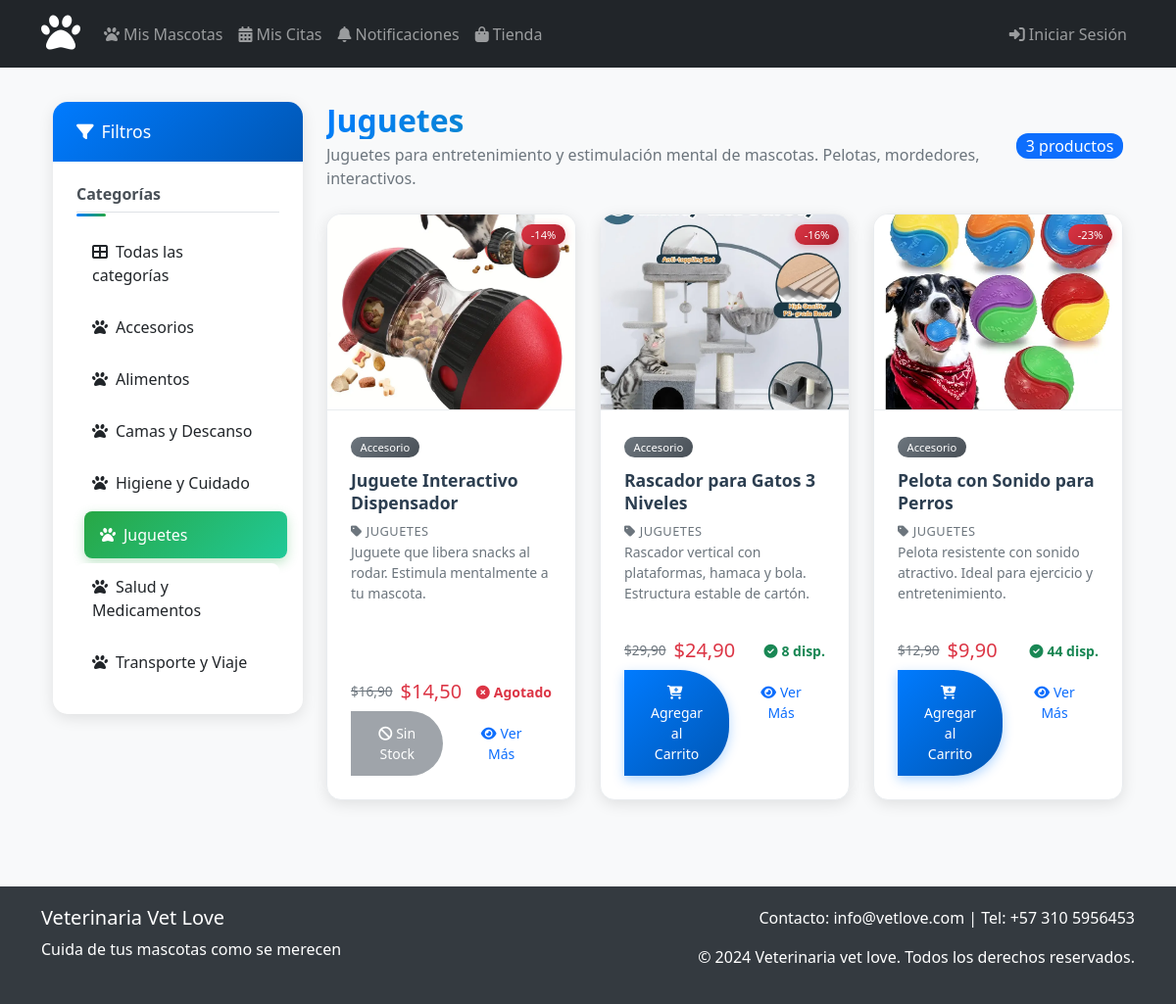
The page /tienda/categoria/2/ on the database its author committed.
### tienda/models.py (models this page shows, shortened)
class Categoria(models.Model):
    nombre = models.CharField(max_length=100)
    descripcion = models.TextField(blank=True)
    imagen = models.ImageField(upload_to='categorias/', blank=True, null=True)
    activo = models.BooleanField(default=True)
    fecha_creacion = models.DateTimeField(auto_now_add=True)
    class Meta:
        verbose_name = 'Categoría'
        verbose_name_plural = 'Categorías'
        ordering = ['nombre']

class Producto(models.Model):
    TIPO_PRODUCTO = [
        ('alimento', 'Alimento'),
        ('medicamento', 'Medicamento'),
        ('accesorio', 'Accesorio'),
        ('higiene', 'Productos de Higiene'),
        ('juguete', 'Juguetes'),
    ]
    TIPO_MASCOTA = [
        ('perro', 'Perro'),
        ('gato', 'Gato'),
        ('ave', 'Ave'),
        ('roedor', 'Roedor'),
        ('reptil', 'Reptil'),
        ('todos', 'Todos los tipos'),
    ]
    nombre = models.CharField(max_length=200)
    descripcion = models.TextField()
    precio = models.DecimalField(max_digits=10, decimal_places=2, validators=[MinValueValidator(Decimal('0.01'))])
    precio_descuento = models.DecimalField(max_digits=10, decimal_places=2, blank=True, null=True, validators=[MinValueValidator(Decimal('0.01'))])
    categoria = models.ForeignKey(Categoria, on_delete=models.CASCADE, related_name='productos')
    tipo = models.CharField(max_length=20, choices=TIPO_PRODUCTO, default='accesorio')
    tipo_mascota = models.CharField(max_length=20, choices=TIPO_MASCOTA, default='todos', verbose_name="Tipo de mascota")
    imagen = models.ImageField(upload_to='productos/', blank=True, null=True)
    stock = models.PositiveIntegerField(default=0)
    stock_minimo = models.PositiveIntegerField(default=5)
    activo = models.BooleanField(default=True)
    destacado = models.BooleanField(default=False)
    fecha_creacion = models.DateTimeField(auto_now_add=True)
    fecha_actualizacion = models.DateTimeField(auto_now=True)
    class Meta:
        verbose_name = 'Producto'
        verbose_name_plural = 'Productos'
        ordering = ['-fecha_creacion']
    @property
    def en_oferta(self):
        return self.precio_descuento is not None and self.precio_descuento < self.precio
    @property
    def precio_final(self):
        return self.precio_descuento if self.en_oferta else self.precio
    @property
    def porcentaje_descuento(self):
        if self.en_oferta:
            return int(((self.precio - self.precio_descuento) / self.precio) * 100)
        return 0
    @property
    def stock_bajo(self):
        return self.stock <= self.stock_minimo

### tienda/views.py (the view)
# urls.py: path('categoria/<int:categoria_id>/', views.productos_por_categoria, name='productos_por_categoria'),
def productos_por_categoria(request, categoria_id):
    categoria = get_object_or_404(Categoria, id=categoria_id, activo=True)
    productos = Producto.objects.filter(categoria=categoria, activo=True)
    context = {
        'productos': productos,
        'categoria': categoria,
        'categorias': Categoria.objects.filter(activo=True),
    }
    return render(request, 'tienda/productos_por_categoria.html', context)

### tienda/templates/tienda/productos_por_categoria.html (shortened to what this page needs)
{% extends 'base.html' %}
{% load static %}
{% block extra_css %}
<link rel="stylesheet" href="{% static 'tienda/css/lista_productos.css' %}">
{% endblock %}
{% block content %}
<div class="container-fluid py-4">
    <div class="row">
        <div class="col-md-3">
            <div class="card mb-4">
                <div class="card-header bg-primary text-white">
                    <h5 class="mb-0"><i class="fas fa-filter me-2"></i>Filtros</h5>
                </div>
                <div class="card-body">
                    <h6 class="border-bottom pb-2">Categorías</h6>
                    <div class="list-group list-group-flush">
                        <a href="{% url 'tienda:lista_productos' %}"
                           class="list-group-item list-group-item-action">
                            <i class="fas fa-th-large me-2"></i>Todas las categorías
                        </a>
                        {% for cat in categorias %}
                        <a href="{% url 'tienda:productos_por_categoria' cat.id %}"
                           class="list-group-item list-group-item-action {% if cat.id == categoria.id %}categoria-activa{% endif %}">
                            <i class="fas fa-paw me-2"></i>{{ cat.nombre }}
                        </a>
                        {% endfor %}
                    </div>
                </div>
            </div>
        </div>
        <div class="col-md-9">
            <div class="d-flex justify-content-between align-items-center mb-4">
                <div>
                    <h1 class="h2 mb-1">{{ categoria.nombre }}</h1>
                    <p class="text-muted mb-0">{{ categoria.descripcion|default:"Productos de calidad para tu mascota" }}</p>
                </div>
                <span class="badge bg-primary fs-6">{{ productos.count }} productos</span>
            </div>
            {% if productos %}
            <div class="row">
                {% for producto in productos %}
                <div class="col-lg-4 col-md-6 mb-4">
                    <a href="{% url 'tienda:detalle_producto' producto.id %}" class="product-link">
                        <div class="card product-card h-100">
                            <div class="position-relative">
                                {% if producto.en_oferta %}
                                <span class="badge bg-danger badge-oferta">-{{ producto.porcentaje_descuento }}%</span>
                                {% endif %}
                                <img src="{% if producto.imagen %}{{ producto.imagen.url }}{% else %}https://via.placeholder.com/300x200/f8f9fa/6c757d?text=Sin+Imagen{% endif %}"
                                     class="card-img-top product-image" alt="{{ producto.nombre }}">
                            </div>
                            <div class="card-body d-flex flex-column">
                                <div class="d-flex justify-content-between align-items-start mb-2">
                                    <div>
                                        <span class="badge bg-secondary mb-1">{{ producto.get_tipo_display }}</span>
                                    </div>
                                </div>
                                <h5 class="card-title mb-1">{{ producto.nombre }}</h5>
                                <small class="text-muted mb-2">
                                    <i class="fas fa-tag me-1"></i>{{ producto.categoria.nombre }}
                                </small>
                                <p class="card-text text-muted small flex-grow-1 mb-3">{{ producto.descripcion|truncatewords:15 }}</p>
                                <div class="mt-auto">
                                    <div class="d-flex justify-content-between align-items-center mb-2">
                                        <div class="price-section">
                                            {% if producto.en_oferta %}
                                            <div class="d-flex align-items-center">
                                                <span class="precio-original">${{ producto.precio }}</span>
                                                <span class="h5 text-danger ms-2 mb-0">${{ producto.precio_final }}</span>
                                            </div>
                                            {% else %}
                                            <span class="h5 text-primary mb-0">${{ producto.precio_final }}</span>
                                            {% endif %}
                                        </div>
                                        <div class="stock-info text-end">
                                            {% if producto.stock > 0 %}
                                            <small class="text-success fw-bold">
                                                <i class="fas fa-check-circle me-1"></i>{{ producto.stock }} disp.
                                            </small>
                                            {% else %}
                                            <small class="text-danger fw-bold">
                                                <i class="fas fa-times-circle me-1"></i>Agotado
                                            </small>
                                            {% endif %}
                                        </div>
                                    </div>
                                    <div class="d-flex gap-2">
                                        {% if producto.stock > 0 %}
                                        <form method="post" action="{% url 'tienda:agregar_al_carrito' producto.id %}" class="d-inline flex-fill" onsubmit="event.stopPropagation();">
                                            <button type="submit" class="btn btn-primary btn-sm w-100 add-to-cart-btn">
                                                <i class="fas fa-cart-plus me-1"></i>Agregar al Carrito
                                            </button>
                                        </form>
                                        {% else %}
                                        <button class="btn btn-secondary btn-sm flex-fill" disabled onclick="event.stopPropagation();">
                                            <i class="fas fa-ban me-1"></i>Sin Stock
                                        </button>
                                        {% endif %}
                                        <a href="{% url 'tienda:detalle_producto' producto.id %}" class="btn btn-outline-primary btn-sm" onclick="event.stopPropagation();">
                                            <i class="fas fa-eye me-1"></i>Ver Más
                                        </a>
                                    </div>
                                </div>
                            </div>
                        </div>
                    </a>
                </div>
                {% endfor %}
            </div>
            {% endif %}
        </div>
    </div>
</div>
{% endblock %}

### static/css/base.css (style rules this page uses)
body { background-color: #f8f9fa; padding-top: 56px; }
.card { box-shadow: 0 4px 6px rgba(0, 0, 0, 0.1); margin-bottom: 20px; }
.card-header { background-color: #f8f9fa; border-bottom: 1px solid #e9ecef; }
@media (min-width: 768px) { .sticky-sidebar { position: -webkit-sticky; position: sticky; top: 90px; z-index: 102; } }

### tienda/static/tienda/css/lista_productos.css (style rules this page uses)
.card { border: none; border-radius: 15px; box-shadow: 0 4px 15px rgba(0,0,0,0.1); transition: all 0.3s ease; }
.card-header { background: linear-gradient(135deg, #007bff 0%, #0056b3 100%); color: white; border-radius: 15px 15px 0 0 !important; border: none; padding: 1.25rem 1.5rem; font-weight: 600; }
.card-header h5 { margin: 0; font-size: 1.1rem; }
.card-body { padding: 1.5rem; }
.list-group-item { border: none; border-radius: 8px !important; margin-bottom: 5px; transition: all 0.3s ease; padding: 0.75rem 1rem; font-weight: 500; }
.categoria-activa { background: linear-gradient(135deg, #28a745 0%, #20c997 100%) !important; color: white !important; border-color: #28a745 !important; box-shadow: 0 4px 12px rgba(40, 167, 69, 0.3); transform: translateX(8px); }
h6 { color: #495057; font-weight: 600; margin-bottom: 1rem; position: relative; }
h6::after { content: ''; position: absolute; bottom: -5px; left: 0; width: 30px; height: 3px; background: linear-gradient(90deg, #007bff, #28a745); border-radius: 2px; }
.product-link { text-decoration: none !important; color: inherit; display: block; transition: all 0.3s ease; }
.product-card { transition: all 0.3s ease; height: 100%; border: 1px solid #e9ecef; border-radius: 15px; overflow: hidden; background: white; cursor: pointer; }
.product-image { height: 200px; object-fit: cover; border-bottom: 1px solid #e9ecef; transition: transform 0.3s ease; }
.badge-oferta { position: absolute; top: 10px; right: 10px; z-index: 1; background: linear-gradient(135deg, #dc3545 0%, #a71e2a 100%); color: white; font-weight: 600; padding: 0.5rem 0.75rem; border-radius: 20px; box-shadow: 0 2px 8px rgba(220, 53, 69, 0.3); animation: pulse 2s infinite; }
.precio-original { text-decoration: line-through; color: #6c757d; font-size: 0.85em; font-weight: 400; }
.badge { font-size: 0.7rem; padding: 0.3rem 0.6rem; border-radius: 12px; font-weight: 500; border: none; }
.badge.bg-secondary { background: linear-gradient(135deg, #6c757d 0%, #495057 100%) !important; }
.price-section { min-width: 0; flex-shrink: 0; }
.stock-info { min-width: 0; flex-shrink: 0; }
.add-to-cart-btn { transition: all 0.3s ease; position: relative; overflow: hidden; }
.add-to-cart-btn::before { content: ''; position: absolute; top: 50%; left: 50%; width: 0; height: 0; background: rgba(255, 255, 255, 0.2); border-radius: 50%; transform: translate(-50%, -50%); transition: width 0.5s, height 0.5s; }
.card-title { font-size: 1.1rem; font-weight: 600; color: #2c3e50; margin-bottom: 0.25rem; line-height: 1.3; }
.card-body small.text-muted { font-size: 0.8rem; text-transform: uppercase; letter-spacing: 0.5px; font-weight: 500; }
.btn { border-radius: 0 50px 50px 0 !important; padding: 0.75rem 1.5rem; font-weight: 500; transition: all 0.3s ease; border: none; }
.btn-primary { background: linear-gradient(135deg, #007bff 0%, #0056b3 100%); box-shadow: 0 4px 12px rgba(0, 123, 255, 0.3); }
.container-fluid { max-width: 1400px; }
.sticky-sidebar { position: -webkit-sticky; position: sticky; top: 90px; z-index: 102; }
h1.h2 { background: linear-gradient(135deg, #007bff, #28a745); -webkit-background-clip: text; -webkit-text-fill-color: transparent; background-clip: text; font-weight: 700; }
.text-muted { color: #6c757d !important; }
.product-card { opacity: 0; transform: translateY(30px) scale(0.95); animation: fadeInUp 1s ease-out forwards; }
.product-card:nth-child(2) { animation-delay: 0.2s; }
.btn { position: relative; overflow: hidden; }
.btn::before { content: ''; position: absolute; top: 50%; left: 50%; width: 0; height: 0; background: rgba(255, 255, 255, 0.2); border-radius: 50%; transform: translate(-50%, -50%); transition: width 0.6s, height 0.6s; }
.product-card::before { content: ''; position: absolute; top: 0; left: -100%; width: 100%; height: 100%; background: linear-gradient(90deg, transparent, rgba(255, 255, 255, 0.4), transparent); transition: left 0.5s; z-index: 1; pointer-events: none; }
.product-image { transition: all 0.4s ease; filter: brightness(1); }
.badge-oferta { animation: pulse 2s infinite, glow 3s ease-in-out infinite alternate; }

### rows shown on the page
Categoria: nombre "Accesorios"
Categoria: nombre "Alimentos"
Categoria: nombre "Camas y Descanso"
Categoria: nombre "Higiene y Cuidado"
Categoria: nombre "Juguetes", descripcion "Juguetes para entretenimiento y estimulación mental de mascotas. Pelotas, mordedores, interactivos."
Categoria: nombre "Salud y Medicamentos"
Categoria: nombre "Transporte y Viaje"
Producto: porcentaje_descuento "14", imagen (picture), tipo "Accesorio", nombre "Juguete Interactivo Dispensador", categoria.nombre "JUGUETES", descripcion "Juguete que libera snacks al rodar. Estimula mentalmente a tu mascota.", precio "16,90", precio_final "14,50", stock 0 (drawn)
Producto: porcentaje_descuento "16", imagen (picture), tipo "Accesorio", nombre "Rascador para Gatos 3 Niveles", categoria.nombre "JUGUETES", descripcion "Rascador vertical con plataformas, hamaca y bola. Estructura estable de cartón.", precio "29,90", precio_final "24,90", stock "8", shows "Agregar al Carrito"
Producto: porcentaje_descuento "23", imagen (picture), tipo "Accesorio", nombre "Pelota con Sonido para Perros", categoria.nombre "JUGUETES", descripcion "Pelota resistente con sonido atractivo. Ideal para ejercicio y entretenimiento.", precio "12,90", precio_final "9,90", stock "44", shows "Agregar al Carrito"

### other values the page prints
{{ productos.count }} "3"
